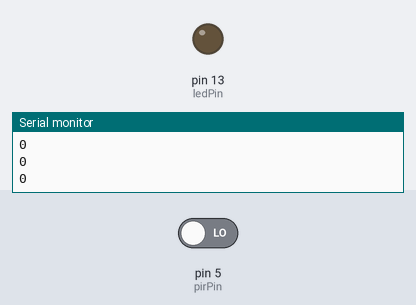
Bench run of a sketch on a simulated Arduino Uno, built with avr-gcc and run on an emulated ATmega328P. Shown: output pins drawn as LEDs (lit = HIGH), the last lines printed to the serial monitor. The test bench sets the inputs (shaded band); at power-on: pin 5 (pirPin) LOW.

Above: at 4.8 s.
4.9 s: pin 5 (pirPin) driven HIGH
At 6.4 s:
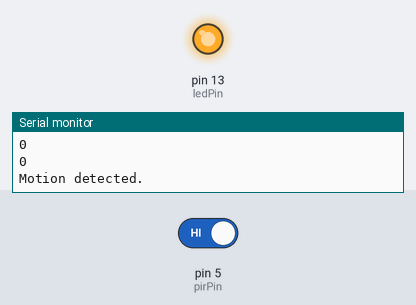
7.6 s: pin 5 (pirPin) driven LOW
At 9.1 s:
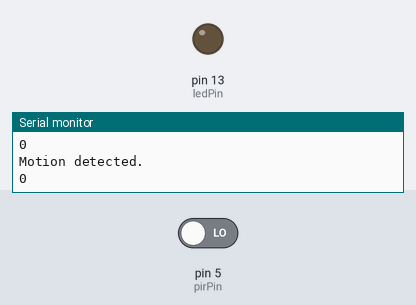
Timing chart, 0 to 10.6 s (numbered marks = the images above; inputs shaded):
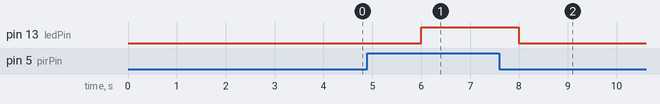

The sketch:

sketch_jan25a.ino
```cpp
/* HC-SR501 Motion Detector on ESP8266 */

int ledPin = 13; // LED light indicator on D7, put a 1K ohm between LED and D7
int pirPin = 5; // Output from HC-SR501 on D1

int pirValue; // var to store read PIR Value

void setup()
  // put your setup code here, to run once:
{
  Serial.begin(115200); // To enable println to serial output console.
  pinMode(ledPin, OUTPUT);
  pinMode(pirPin, INPUT);
  digitalWrite(ledPin, LOW);
}

void loop()
  // put your main code here, to run repeatedly:
{
  pirValue = digitalRead(pirPin);

  if (pirValue == HIGH) {
    Serial.println("Motion detected.");
    digitalWrite(ledPin, HIGH);
  } else {
    Serial.println("0");
    digitalWrite(ledPin, LOW);
  }

  delay(2000);

}
```

Measured:
- after the input at 4.9 s, pin 13 (ledPin): LOW → HIGH after 1.1 s
- after the input at 7.6 s, pin 13 (ledPin): HIGH → LOW after 0.40 s
